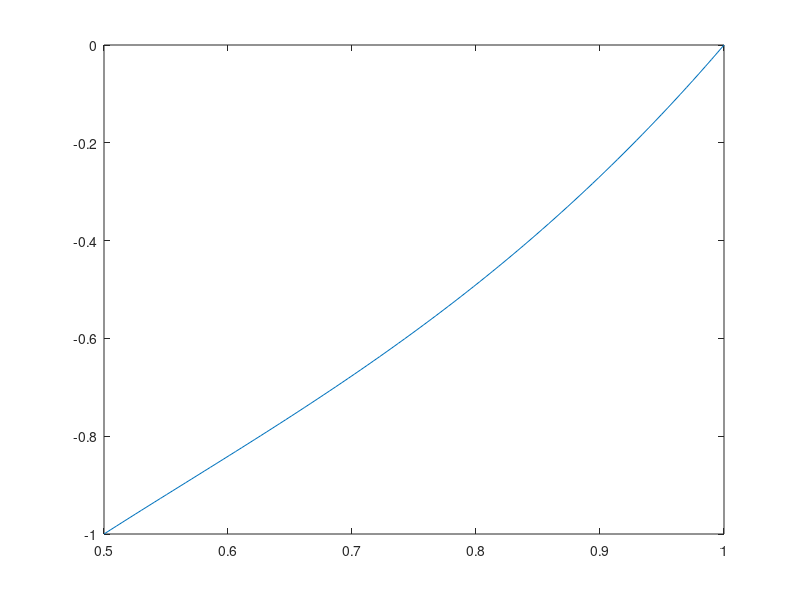

Source code (MATLAB):
function PContorno72est

a=.5; b =1; N=100;
ua=-1; ub=0;


p = @(x) 2./x;
q = @(x) 2./(x.*x);
f = @(x) zeros(size(x));

x = linspace (a,b,N);
x = x';
h = x(2) - a;
h2 =h.*h;

px=p(x);
qx=q(x);
fx=f(x);

A = diag (2+h2*qx) + diag (-1 + h*.5*px(1:end-1), 1) + ...
    diag (-1 - h*.5*px(2:end), -1);

b = h2*fx;

% Bloqueo Condiciones de Contorno

A(1,1)=1; A(1,2)=0; b(1)=ua;
A(N,N)=1; A(N,N-1)=0; b(N)=ub; % Dirichlet

%A(1,1)=-1, A(1,2)=1;b(1)=h*ua;A(N,N)=1;
%A(N,N-1)=-1;b(end)=h*ub; % Neumann

sol = A\b;
plot (x,sol)
